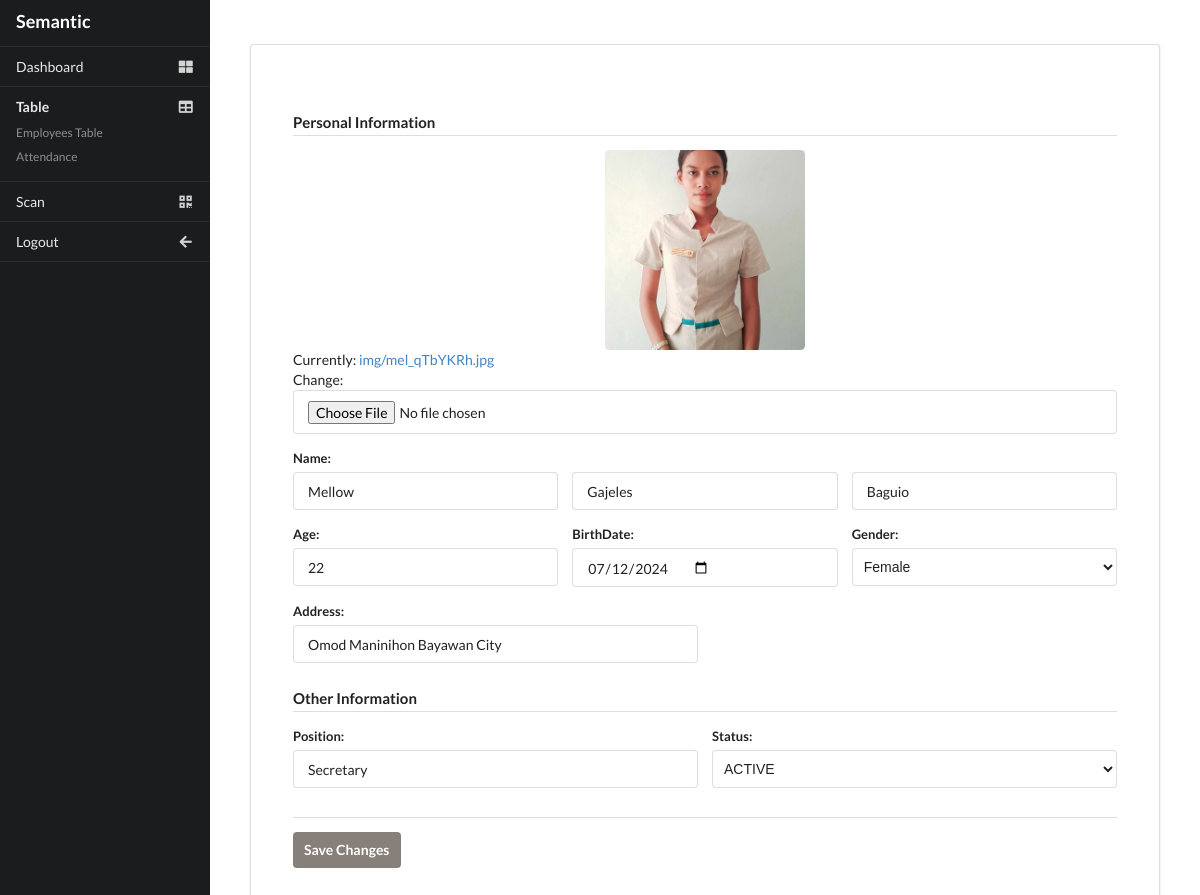
Page /edit-employee/2 on the committed database.
### semanticapp/models.py (models this page shows, shortened)
class Employee(models.Model):
    STATUS = [
        ("Active", "ACTIVE"),
        ("Inactive", "INACTIVE"),
    ]
    GENDER = [
        ("MALE", "Male"),
        ("FEMALE", "Female"),
    ]
    profile_picture = models.ImageField(
        upload_to="img/", validators=[validate_image_size], null=True
    )
    firstName = models.CharField(max_length=50)
    middleName = models.CharField(max_length=50)
    lastName = models.CharField(max_length=50)
    age = models.IntegerField()
    address = models.CharField(max_length=50)
    birthDate = models.DateField()
    gender = models.CharField(max_length=20, choices=GENDER)
    position = models.CharField(max_length=50)
    status = models.CharField(max_length=20, choices=STATUS)

### semanticapp/views.py (the view)
# urls.py: path("edit-employee/<int:id>", views.edit_employee, name="edit-employee"),
def edit_employee(request, id=None):
    employee = get_object_or_404(Employee, id=id)
    employeeForm = EmployeeForm(request.POST, request.FILES, instance=employee)
    if employeeForm.is_valid():
        employeeForm.save()
        messages.success(request, "Employee Updated!")
        return redirect("edit-employee", id=employee.id)
    employeeForm = EmployeeForm(instance=employee)
    context = {
        "title": "Table",
        "employeeForm": employeeForm,
    }
    return render(request, "employee-profile.html", context)

### semanticapp/forms.py
class EmployeeForm(forms.ModelForm):
    class Meta:
        model = Employee
        fields = "__all__"
    def __init__(self, *args, **kwargs):
        super(EmployeeForm, self).__init__(*args, **kwargs)
        for field_name, field in self.fields.items():
            classes = "ui input"
            if field.widget.__class__.__name__ == "Select":
                classes = "ui dropdown"
            field.widget.attrs.update(
                {
                    "class": classes,
                    "placeholder": f"Enter your {field.label}",
                }
            )
        self.fields["birthDate"].widget = forms.DateInput(
            attrs={
                "class": "ui input",
                "placholder": "Enter date of birth",
                "type": "date",
            }
        )

### semanticapp/validators.py (called while the page is built)
def validate_image_size(file):
    max_size_kb = 5 * 1024 * 1024
    if file.size > max_size_kb:
        raise ValidationError(
            f"Image file should not exceed {max_size_kb / (1024 * 1024)}MB."
        )

### semanticapp/templates/employee-profile.html (shortened to what this page needs)
{% include '_header.html' %}
{% block content %}
{% load static %}
<div class="ui segment very padded container container-table">
    <form method="POST" class="ui form" enctype="multipart/form-data">
        <h4 class="ui dividing header">Personal Information</h4>
        <div class="field">
           <img class="ui medium centered rounded image" id="profile-update-image" src="{% if not employeeForm.instance.profile_picture.url %} {% static 'img/semantic.png' %} {% else %} {{ employeeForm.instance.profile_picture.url }}  {% endif %}" alt="Profile Picture">
            {{ employeeForm.profile_picture }}
        </div>
        <div class="field">
            <label>Name:</label>
            <div class="three fields">
                <div class="field">
                {{ employeeForm.firstName }}
                </div>
                <div class="field">
                    {{ employeeForm.middleName }}
                </div>
                <div class="field">
                    {{ employeeForm.lastName }}
                </div>
            </div>
            <div class="three fields">
                <div class="field">
                  <label>{{ employeeForm.age.label_tag }}</label>
                  {{ employeeForm.age }}
                </div>
                <div class="field">
                  <label>{{ employeeForm.birthDate.label_tag }}</label>
                  {{ employeeForm.birthDate }}
                </div>
                <div class="field">
                  <label>{{ employeeForm.gender.label_tag }}</label>
                  {{ employeeForm.gender }}
                </div>
            </div>
            <div class="two fields">
                <div class="field">
                    <label>{{ employeeForm.address.label_tag }}</label>
                    {{ employeeForm.address }}
                  </div>
            </div>
            <h4 class="ui dividing header">Other Information</h4>
            <div class="two fields">
                <div class="field">
                <label>{{ employeeForm.position.label_tag }}</label>
                {{ employeeForm.position }}
                </div>
                <div class="field">
                <label>{{ employeeForm.status.label_tag }}</label>
                {{ employeeForm.status }}
                </div>
            </div>
        </div>
        <hr class="ui dividing header">
        <div class="actions">
            <button type="submit" class="ui bg-orange-dark right icon button">
              Save Changes
            </button >
        </div>
    </form>
</div>
<br>
{% endblock  %}
{% include '_footer.html' %}

### semanticapp/static/css/style.css (style rules this page uses)
* { margin: 0; padding: 0; }
:root { --font-color: #fff; --font-color-2: #c58d68; --bg-color: #c99e82; --bg-color-dark: #877f79; --bg-color-2: #f5f5f5; --bg-color-green: #e2f0c5; }
body { padding-left: 250px !important; padding-right: 40px !important; padding-top: 30px !important; }
#profile-update-image { width: 200px; height: 200px; object-fit: cover; }

### rows in the picture
Employee: profile_picture (picture), firstName "Mellow", middleName "Gajeles", lastName "Baguio", age "22", birthDate "07/12/2024", gender "Female", address "Omod Maninihon Bayawan City", position "Secretary", status "ACTIVE"

### other values in the picture
{{ employeeForm.age.label_tag }} "Age:"
{{ employeeForm.birthDate.label_tag }} "BirthDate:"
{{ employeeForm.gender.label_tag }} "Gender:"
{{ employeeForm.address.label_tag }} "Address:"
{{ employeeForm.position.label_tag }} "Position:"
{{ employeeForm.status.label_tag }} "Status:"
